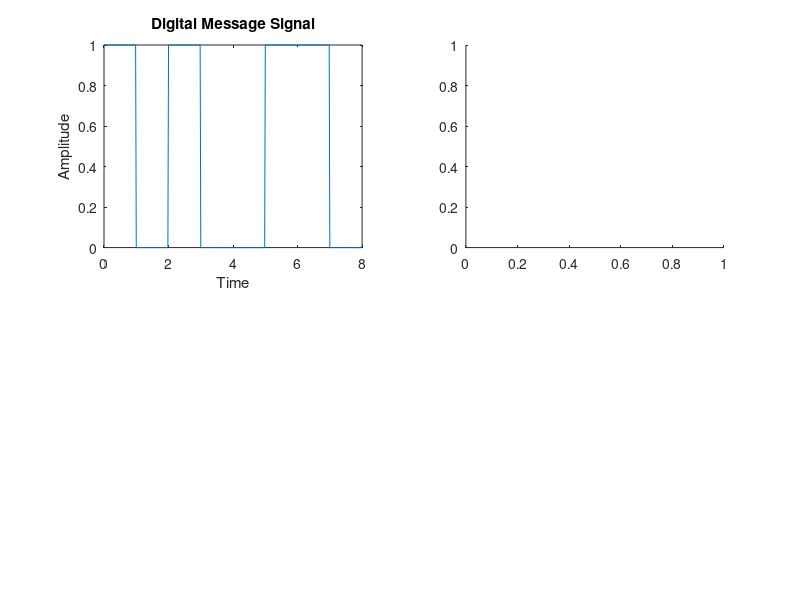

This figure's MATLAB source: (Note: this script raises an error after producing the figure.)
clc;
close all;
clear all;

% Message signal
msg = [1 0 1 0 0 1 1 0];
n = length(msg);
t = 0:0.02:n-0.02;

% Create a perfect step waveform
op = [];

for i = 1:n
    if msg(i) == 0
        op = [op zeros(1, 50)];
    elseif msg(i) == 1
        op = [op ones(1, 50)];
    end
end

% Plot message signal
subplot(2,2,1);
plot(t, op);
xlabel('Time');
ylabel('Amplitude');
title('Digital Message Signal');

% Pesudo Noise sequence
pn = [1 0 0 1 0 1 1 1];
t_pn = 0:0.02:(n/10)-0.02;

po = [];

% Create a perfect step waveform
for i = 1:n
    if pn(i) == 0
        po = [po zeros(1, 50)];
    elseif pn(i) == 1
        po = [po ones(1, 50)];
    end
end

% Plot message signal
subplot(2,2,2);
plot(t_pn, po);
xlabel('Time');
ylabel('Amplitude');
title('Pesudo Noise Signal');

%spread code

spc = msg .* pn;

ok = [];

% Create a perfect step waveform
for i = 1:n
    if spc(i) == 0
        ok = [ok zeros(1, 50)];
    elseif pn(i) == 1
        ok = [ok ones(1, 50)];
    end
end

% Plot message signal
subplot(2,2,3);
plot(ok);
xlabel('Time');
ylabel('Amplitude');
title('Spread Signal');

%carrier 


